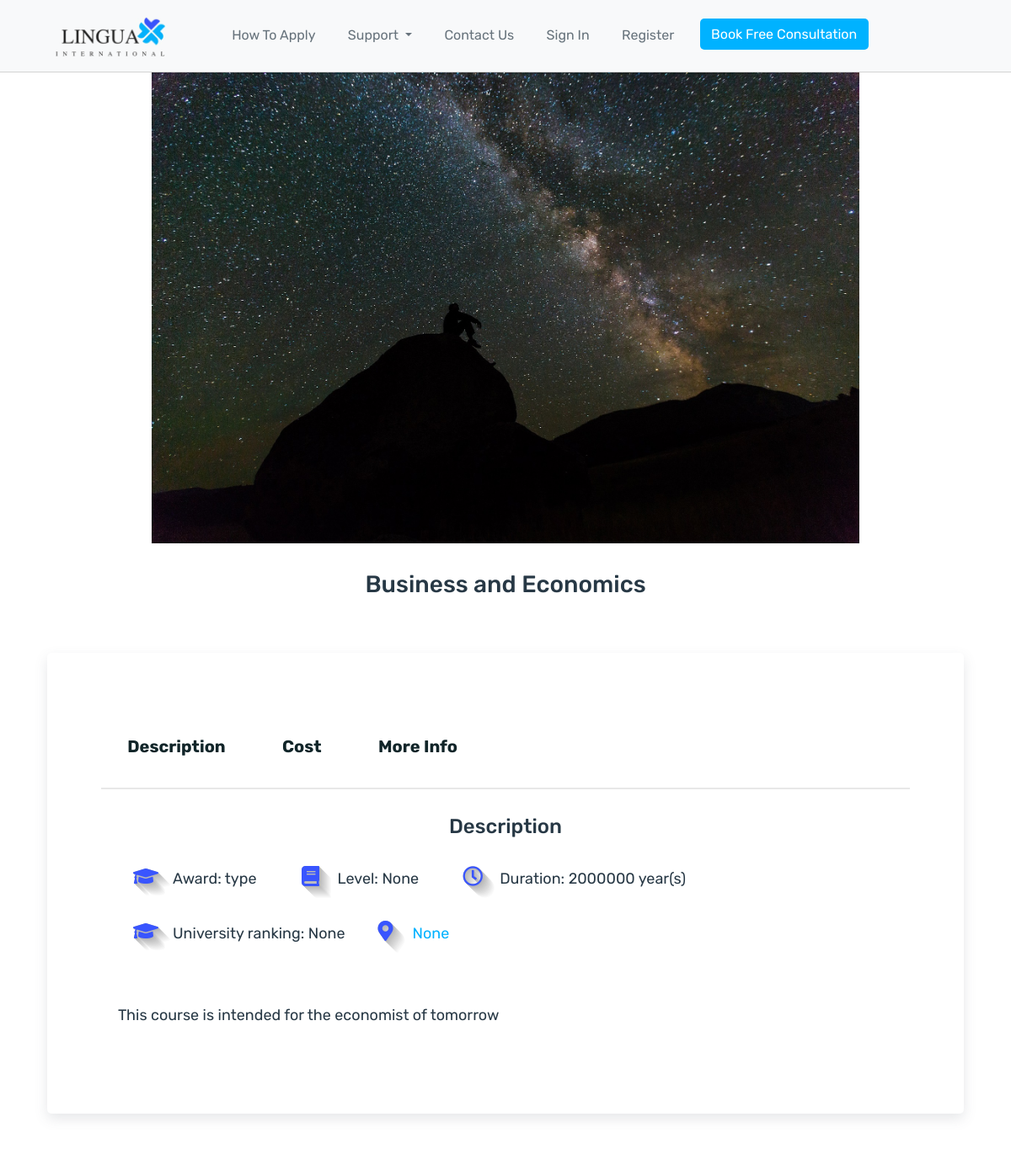
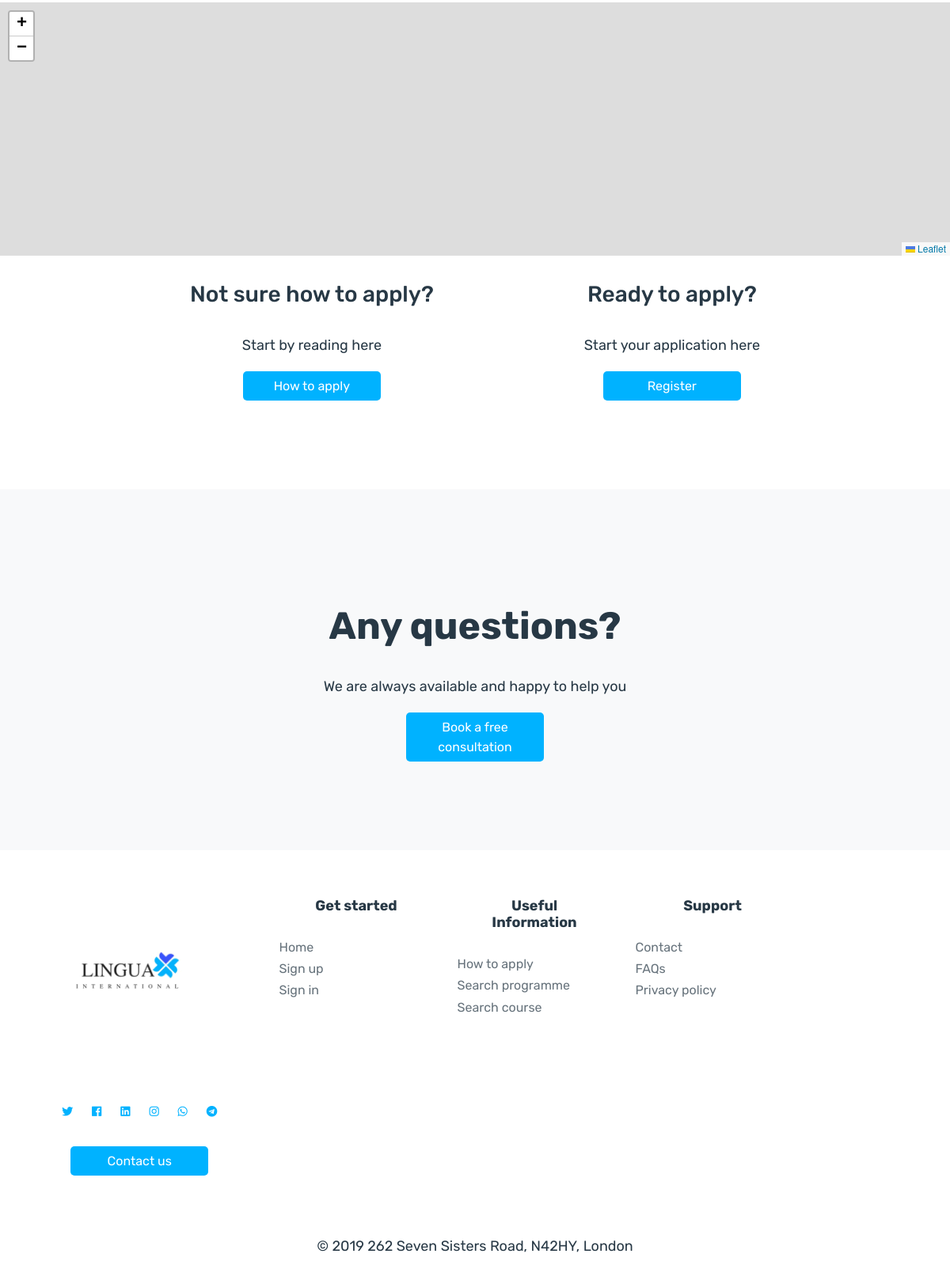
The app's page /search_programme/1/ with its own data (2 pictures, top to bottom).
### lingua/models.py (models this page shows, shortened)
class Programme(models.Model):
    university = models.ForeignKey('lingua.University', on_delete=models.CASCADE, related_name='universities')
    image = models.ImageField(default='LinguaLogo.jpg', upload_to='university_img')
    name = models.CharField(max_length=140, null=True)
    address_link = models.URLField(null=True)
    address = models.CharField(max_length=140, null=True)
    coordinate_lat = models.DecimalField(max_digits=7, decimal_places=4, null=True)
    coordinate_long = models.DecimalField(max_digits=7, decimal_places=4, null=True)
    programme_url = models.URLField(null=True)
    duration = models.IntegerField(null=True)
    ranking = models.CharField(max_length=140, null=True)
    start_date = models.DateField(null=True)
    award = models.CharField(max_length=140, null=True)
    level = models.CharField(max_length=140, null=True)
    description = models.TextField(null=True)
    attendance = models.CharField(max_length=140, null=True)
    learning_mode = models.CharField(max_length=140, null=True)
    original_cost = models.DecimalField(max_digits=7, decimal_places=2, null=True, blank=True)
    discount_cost = models.DecimalField(max_digits=7, decimal_places=2, null=True, blank=True)

### lingua/models.py (called while the page is built)
    def __str__(self):
        return self.name

### lingua/templates/lingua_templates/single_programme.html (shortened to what this page needs)
{% extends "lingua_templates/header.html" %}
{% block content %}
{% include "lingua_templates/inc/navbar.html" %}
<img class="single-image" src="{{ programme.image.url }}" alt="">
<h3>{{ programme.name }}</h3>
<div class="single-programme">
    <div class="tab" role="tabpanel">
        <ul class="nav nav-tabs" role="tablist">
            <li role="presentation" class="active"><a href="#Section1" aria-controls="home" role="tab" data-toggle="tab">Description</a></li>
            <li role="presentation"><a href="#Section2" aria-controls="profile" role="tab" data-toggle="tab">Cost</a></li>
            <li role="presentation"><a href="#Section3" aria-controls="messages" role="tab" data-toggle="tab">More Info</a></li>
        </ul>
        <div class="tab-content tabs">
            <div role="tabpanel" class="tab-pane fade in active show" id="Section1">
                <h3>Description</h3>
                <div class="row">
                    <p class="icons"><i class="fas fa-graduation-cap lingua-icon-dark-small"></i>Award: {{ programme.award }}</p>
                    <p class="icons"><i class="fas fa-book lingua-icon-dark-small"></i>Level: {{ programme.level }}</p>
                    <p class="icons"><i class="far fa-clock lingua-icon-dark-small"></i>Duration: {{ programme.duration }} year(s)</p>
                    <p class="icons"><i class="fas fa-graduation-cap lingua-icon-dark-small"></i></i>University ranking: {{ programme.ranking }}</p>
                    <p><i class="fas fa-map-marker-alt lingua-icon-dark-small"></i><a id="address" href=" {{ programme.address_link }} " target="_blank">{{ programme.address }}</a></p>
                </div>
                <p>{{ programme.description|linebreaks }}</p>
            </div>
        </div>
    </div>
</div>
<div id="mapid"></div>
<div class="search-flex">
    <div>
        <h3>Not sure how to apply?</h3>
        <p>Start by reading here</p>
        <a href="{% url 'how_to_apply' %}" class="btn btn-primary">How to apply</a>
    </div>
    <div>
        <h3>Ready to apply?</h3>
        <p>Start your application here</p>
        <a href="{% url 'register' %}" class="btn btn-primary">Register</a>
    </div>
</div>
<div style="background-color: #f8f9fa !important;" class="bg bg-light apply cta linguaFade">
    <h1>Any questions?</h1>
    <p> We are always available and happy to help you</p>
    <a href="{% url 'contact' %}" class="btn btn-primary">Book a free consultation</a>
</div>
{% include "lingua_templates/inc/footer.html" %}
{% endblock %}

### records on screen
Programme: image (picture), name "Business and Economics", award "type", level "None", duration "2000000", ranking "None", address "None", description "This course is intended for the economist of tomorrow"
